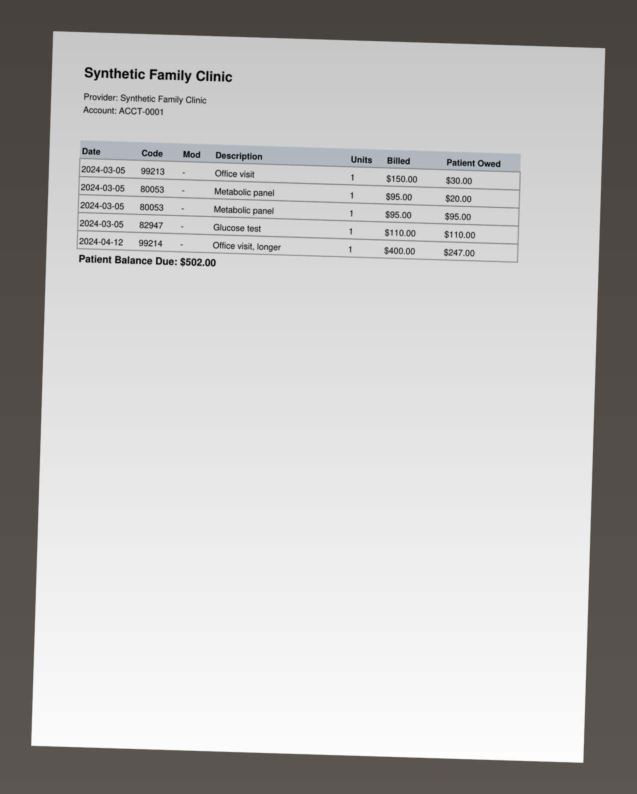
#> input picture medbill/data/samples/overcharge_photo/bill.jpg, 1273 x 1588 px (shown at 1/2 size)
$ python -i preprocess.py   (imports and definitions only)
#> lines starting #> are read from the running program, lines starting #| are printed output that depends on the picture; after the words box and inside, x2 and y2 are one past the last pixel; in counts of white or black regions, pixels touching at a corner belong together
#> further down, picture is the input picture: PIL image 1273x1588 RGB; mean R, G, B 191.4, 190.4, 189.6
"""Photo preprocessing with Pillow + numpy: auto-rotate (EXIF), deskew, boost contrast."""
from __future__ import annotations

import numpy as np
from PIL import Image, ImageOps


def estimate_skew(img: Image.Image, max_angle: float = 8.0, step: float = 0.5) -> float:
    """Angle (degrees, counter-clockwise positive) that best straightens text rows.

    Uses the projection-profile method: the right angle maximizes row-sum variance."""
#> called with max_angle = 8, step = 0.5
    small = ImageOps.autocontrast(img.convert("L"))
    small.thumbnail((700, 700))
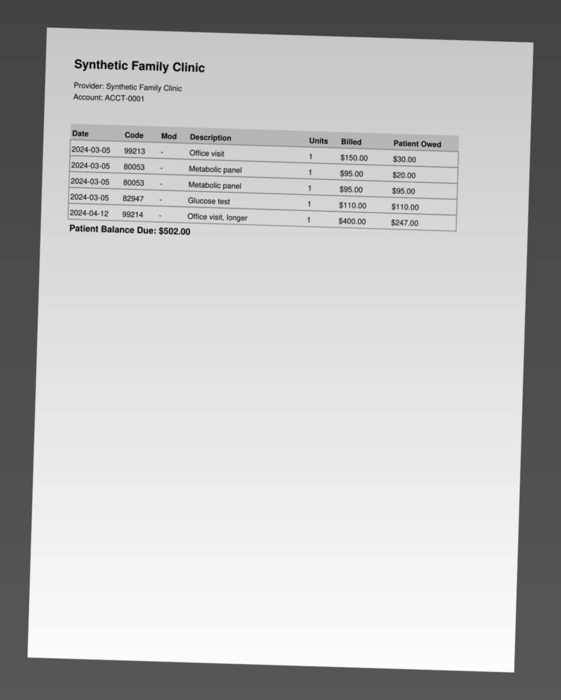
#> small: PIL image 561x700 L; min 0, max 255, mean 190.6
    arr = 255 - np.asarray(small.point(lambda v: 255 if v > 150 else 0), dtype=np.uint8)
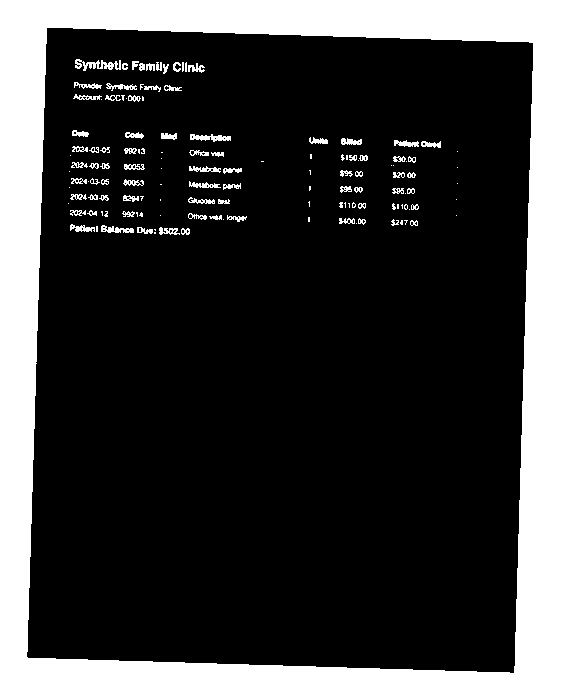
#> arr: shape (700, 561); 23.2% white; 137 white regions (59 under 20 px), largest, box (x1, y1, x2, y2) and area: (0, 0, 561, 700) 85826, (75, 59, 121, 71) 269, (190, 134, 231, 142) 195
    pil = Image.fromarray(arr)
    best, best_score = 0.0, -1.0
    for a in np.arange(-max_angle, max_angle + step, step):
        rot = np.asarray(pil.rotate(float(a), resample=Image.BILINEAR), dtype=np.float32)
        score = float(np.var(rot.sum(axis=1)))
        if score > best_score:
            best, best_score = float(a), score
#> this loop made 33 passes
#> (score, best, best_score) on passes 1 to 12: (380636800, -8, 380636800), (406149856, -7.5, 406149856), (434884256, -7, 434884256), (466797888, -6.5, 466797888), (501376192, -6, 501376192), (540157056, -5.5, 540157056), (583198848, -5, 583198848), (631015232, -4.5, 631015232), (684305920, -4, 684305920), (743642048, -3.5, 743642048), (807821760, -3, 807821760), (876812480, -2.5, 876812480)
#> (best, best_score) on passes 14 to 17: (-1.5, 1.02e+09), (-1, 1.1e+09), (-0.5, 1.17e+09), (0, 1.25e+09)
#> pass 1, in estimate_skew, `rot = np.asarray(pil.rotate(float(a), resample=Image.BILINEAR), dtype=..`:
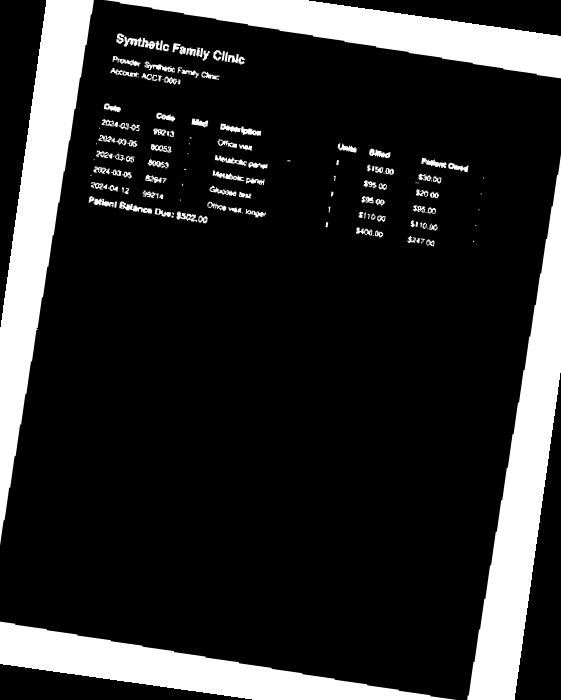
#> rot: shape (700, 561) float32; min 0, max 255, mean 43.8
#> pass 2, in estimate_skew, `rot = np.asarray(pil.rotate(float(a), resample=Image.BILINEAR), dtype=..`:
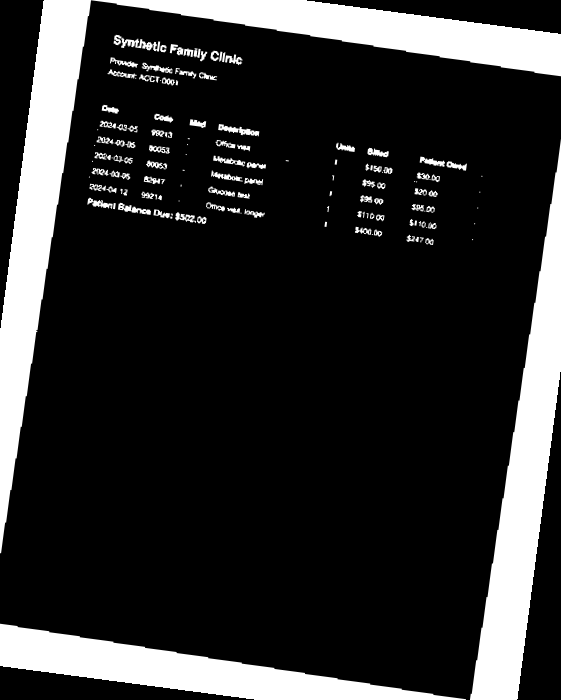
#> rot: shape (700, 561) float32; min 0, max 255, mean 44.5
#> pass 3, in estimate_skew, `rot = np.asarray(pil.rotate(float(a), resample=Image.BILINEAR), dtype=..`:
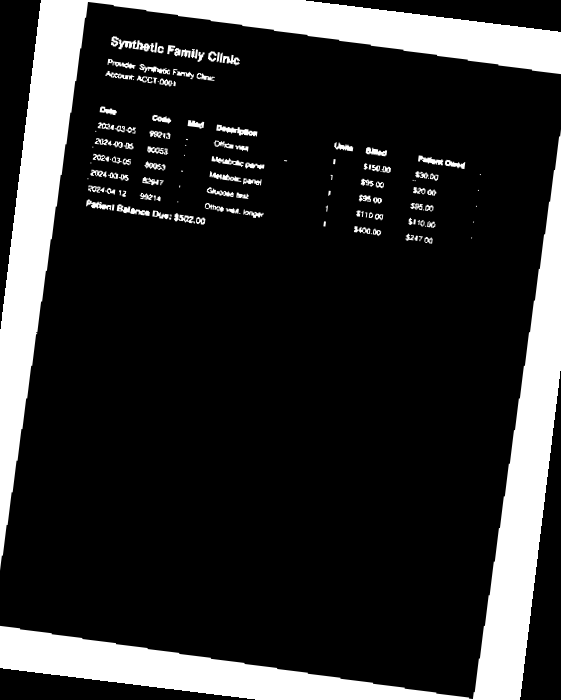
#> rot: shape (700, 561) float32; min 0, max 255, mean 45.2
#> after the loop, best = 0; best_score = 1.25e+09
    return best


def preprocess_photo(img: Image.Image) -> Image.Image:
    img = ImageOps.exif_transpose(img).convert("RGB")
    angle = estimate_skew(img)
#> angle = 0
    if abs(angle) >= 0.5:
        img = img.rotate(angle, resample=Image.BICUBIC, expand=True, fillcolor=(255, 255, 255))
    return ImageOps.autocontrast(img, cutoff=1)
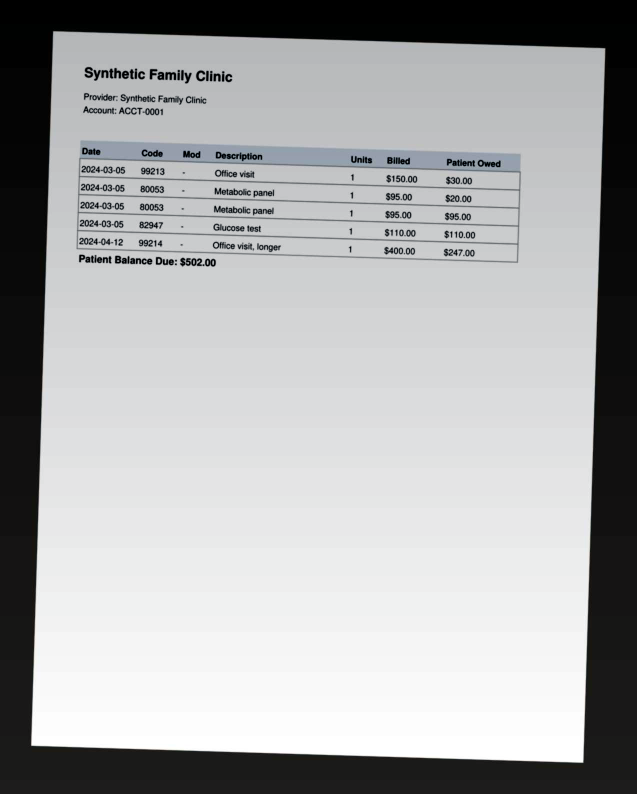
#> returned value: PIL image 1273x1588 RGB (shown at 1/2 size); mean R, G, B 170.2, 171.1, 171.8

>>> from PIL import Image
>>> picture = Image.open('../data/samples/overcharge_photo/bill.jpg')
>>> result = preprocess_photo(picture)
